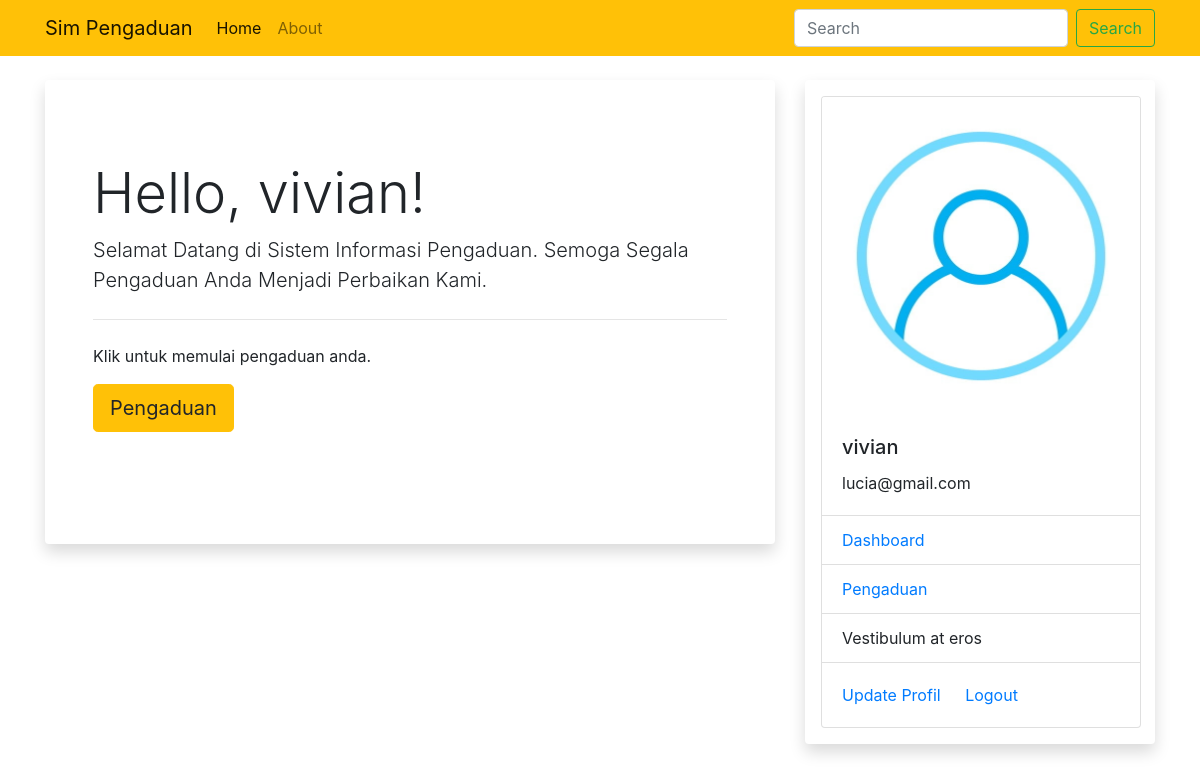
Page /akunmahasiswa (signed in) on the committed database.
### sim/models.py (models this page shows, shortened)
class Tmahasiswa(db.Model, UserMixin): #tambahkan
    id = db.Column(db.Integer, primary_key=True)
    npm = db.Column(db.String(15), unique=True, nullable=False)
    nama = db.Column(db.String(100), nullable=False)
    email = db.Column(db.String(120), unique=True, nullable=False)
    password = db.Column(db.String(80), nullable=False)
    kelas = db.Column(db.String(20), nullable=False)
    alamat = db.Column(db.String(100), nullable=False)
    foto = db.Column(db.String(30), nullable=False, default='default.jpg')
    pengaduans = db.relationship('Tpengaduan', backref='mahasiswa', lazy=True)

### sim/mahasiswa/routes.py (the view)
@vmahasiswa.route("/akunmahasiswa")
@login_required
def akunmahasiswa():
    return render_template('akunmahasiswa.html')

### sim/models.py (called while the page is built)
@login_manager.user_loader
def loader_user(mahasiswa_id):
    return Tmahasiswa.query.get(int(mahasiswa_id))

### sim/templates/akunmahasiswa.html
{% extends "base.html" %}
{% block content %}
<div class="jumbotron">
    <h1 class="display-4">Hello, {{current_user.nama}}!</h1>
    <p class="lead">Selamat Datang di Sistem Informasi Pengaduan. Semoga Segala Pengaduan Anda Menjadi Perbaikan Kami.
    </p>
    <hr class="my-4">
    <p>Klik untuk memulai pengaduan anda.</p>
    <a class="btn btn-warning btn-lg" href="{{url_for ('vmahasiswa.pengaduan')}}" role="button">Pengaduan</a>
</div>
{% endblock content %}

### sim/templates/base.html (shortened to what this page needs)
<html>
<head>
  <link rel="stylesheet" href="{{ url_for ('static', filename='css/bootstrap.min.css')}}">
  <link rel="stylesheet" href="{{url_for('static', filename='static/style.css')}}">
</head>
<body>
  <nav class="navbar navbar-expand-lg navbar-light bg-warning">
    <div class="container">
      <a class="navbar-brand" href="#">Sim Pengaduan</a>
      <div class="collapse navbar-collapse" id="navbarSupportedContent">
        <ul class="navbar-nav mr-auto">
          <li class="nav-item active">
            <a class="nav-link" href="{{ url_for ('vmahasiswa.home')}}">Home <span class="sr-only">(current)</span></a>
          </li>
          <li class="nav-item">
            <a class="nav-link" href="{{ url_for ('vmahasiswa.about')}}">About</a>
          </li>
        </ul>
        <form class="form-inline my-2 my-lg-0">
          <input class="form-control mr-sm-2" type="search" placeholder="Search" aria-label="Search">
          <button class="btn btn-outline-success my-2 my-sm-0" type="submit">Search</button>
        </form>
      </div>
    </div>
  </nav>
  <div class="container mt-4">
    <div class="row">
      <div class="col-md-8">
        <div class="shadow p-3 mb-5 bg-white rounded">
          {% block content %}
          {% endblock %}
        </div>
      </div>
      <div class="col-md-4">
        <div class="shadow p-3 mb-5 bg-white rounded">
          {% if current_user.is_authenticated %}
          <div class="card" style="width: 20rem;">
            <img src="{{url_for('static', filename='foto/' + current_user.foto)}}" class="card-img-top" alt="...">
            <div class="card-body">
              <h5 class="card-title">{{current_user.nama}}</h5>
              <p class="card-text">{{current_user.email}}</p>
            </div>
            <ul class="list-group list-group-flush">
              <li class="list-group-item"><a href="{{ url_for ('vmahasiswa.akunmahasiswa')}}">Dashboard</a></li>
              <li class="list-group-item"> <a href="{{url_for('vmahasiswa.pengaduan')}}">Pengaduan</a></li>
              <li class="list-group-item">Vestibulum at eros</li>
            </ul>
            <div class="card-body">
              <a href="{{ url_for ('vmahasiswa.edit_mahasiswa')}}" class="card-link">Update Profil</a>
              <a href="{{ url_for ('vmahasiswa.logout_mahasiswa')}}" class="card-link">Logout</a>
            </div>
          </div>
          {% else %}
          <h1>Menu Lain</h1>
          <li>Data Mahasiswa</li>
          <li>Data Dosen</li>
          {% endif %}
        </div>
      </div>
    </div>
  </div>
</body>
</html>

### sim/static/style.css (style rules this page uses)
.jumbotron { background-color: white; }

### rows in the picture
Tmahasiswa: nama "vivian", foto (placeholder picture), email "lucia@gmail.com"
